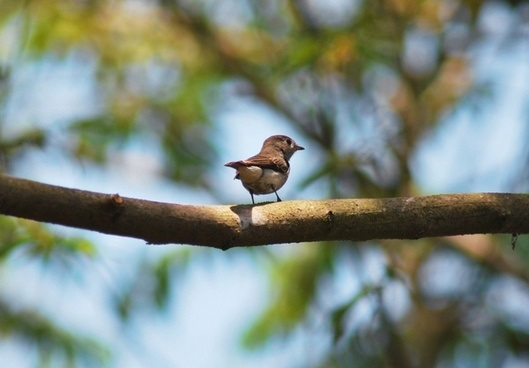
#> input picture bird.jpg, 529 x 368 px
$ python 'color quantization.py'
#> lines starting #> are read from the running program, lines starting #| are printed output that depends on the picture
#> further down, bird is the input picture: shape (368, 529, 3); mean R, G, B 126.3, 138.6, 129.1


#No proper elbow was found but after k=7 the graph shows very littile inertia change so i am selecting k=7 as the cluster value

import numpy as np
from skimage import data
from skimage import io
import matplotlib.pyplot as plt
from sklearn.cluster import KMeans


#To find the natural quantization of the image graph is drawn on Plot of Inertia vs. K where k is the number of clusters. The function is used from Kmeans.py example and used SKlearn Kmeans method. The graph is run 3 times to make sure that you are not reporting the result of the algorithm getting stuck in a bad configuration
def kMeansRange(data):
    ks = list(range(2,11))
    inertias = []
    for k in ks:
        km = KMeans(n_clusters=k)
        c = km.fit(data)
        a = km.cluster_centers_
        inertia = km.inertia_
        for i in range(3):
            km = KMeans(n_clusters=k)
            c=km.fit(data)
            a = km.cluster_centers_
            new_inertia = km.inertia_
            if new_inertia < inertia:
                inertia = new_inertia
        print("k =",k,", inertia =",inertia)
        inertias.append(inertia)
#> after the loop, inertias = [649332067.6, 369747822.2, 259580414.4, 204814505.5, 160933848.2, 134055595.4, 113896167.5, 100059012.2, 90412222.7]
    plt.figure()
    plt.title("Plot of Inertia vs. K")
    plt.xlabel("k")
    plt.ylabel("inertia")
    plt.plot(ks, inertias)
    plt.show()
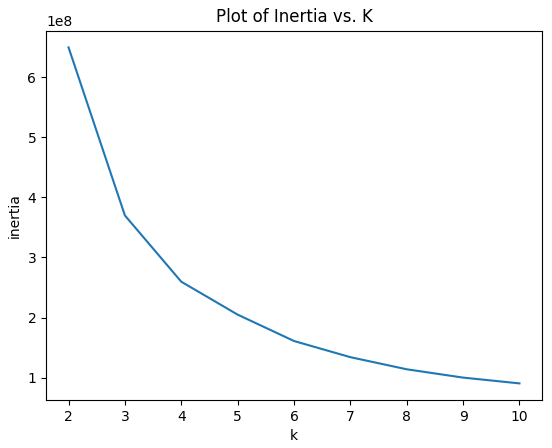
#> figure drawn by matplotlib, 1 panel


# Outputing the orginal bird image
bird = io.imread("bird.jpg")
plt.figure()
plt.title("bird.jpg")
plt.imshow(bird)
plt.axis('off')
plt.show()

#making the brid image to a 2d array for calculation
data = bird.reshape(368*529,3)

#drawing the graph to find an elbow
kMeansRange(data)


#USing sklearn calling Kmeans with cluster number 7
km = KMeans(n_clusters=7)
km.fit(data)

#seting the colors for the new image by replacing the colors with the closeset clustor centor colors
newimage = km.cluster_centers_[km.predict(data)]

print("-----------")

#converting the new image back to image format and priting the new image
newimage=np.array(newimage).astype(int)
newimage=newimage.reshape(368, 529, 3)
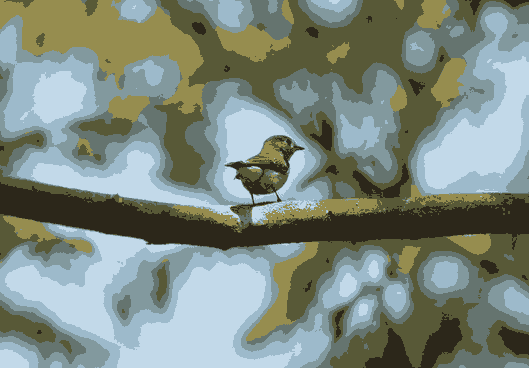
#> newimage: shape (368, 529, 3) int64; mean of channels 0, 1, 2 125.9, 138.1, 128.8; drawn as R, G, B

#Showing the new image
plt.figure()
plt.imshow(newimage)
plt.axis('off')
plt.show()


#Showing the second image
rat = io.imread("rat.jpg")
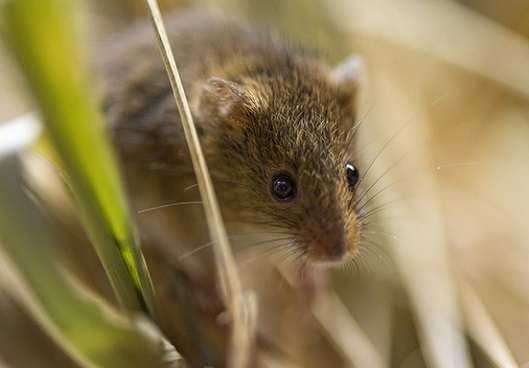
#> input picture rat.jpg, 529 x 368 px
#> rat is the input picture: shape (368, 529, 3); mean R, G, B 144.2, 127.1, 85.2
plt.figure()
plt.title("rat.jpg")
plt.imshow(rat)
plt.axis('off')
plt.show()

#calulating the new color values for the second image using the perviosuly calculated values
data = rat.reshape(368*529,3)
#Assigning the calulated color values to the new image and converting it back to image format arrray
centroids = km.cluster_centers_[km.predict(data)]
centroids=np.array(centroids).astype(int)
centroids=centroids.reshape(368, 529, 3)
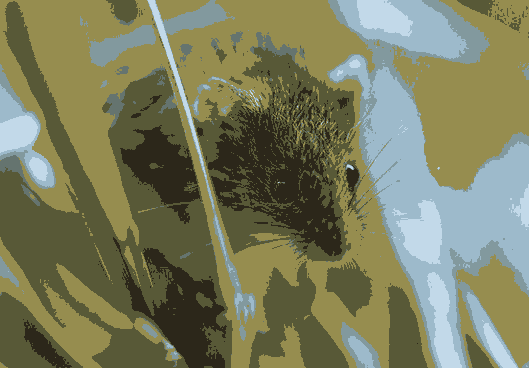
#> centroids: shape (368, 529, 3) int64; mean of channels 0, 1, 2 122.6, 125.2, 94; drawn as R, G, B

#Show the newsecond image with previously calulated color values
plt.figure()
plt.imshow(centroids)
plt.axis('off')
plt.show()
